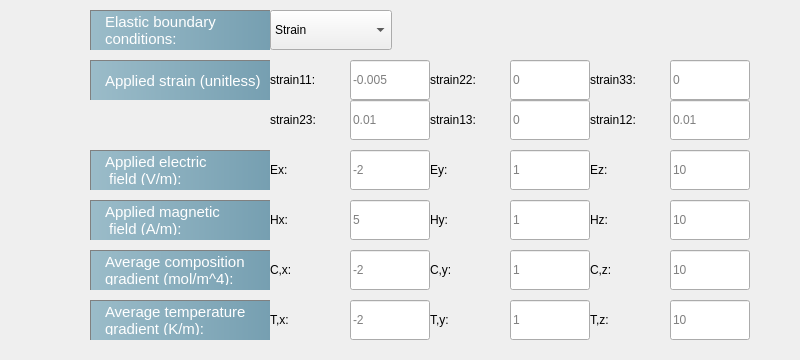
      <widget class="QWidget" name="Appliedfield" native="true">
       <property name="geometry">
        <rect>
         <x>0</x>
         <y>310</y>
         <width>800</width>
         <height>360</height>
        </rect>
       </property>
       <property name="minimumSize">
        <size>
         <width>800</width>
         <height>360</height>
        </size>
       </property>
       <property name="maximumSize">
        <size>
         <width>800</width>
         <height>360</height>
        </size>
       </property>
       <property name="styleSheet">
        <string notr="true"/>
       </property>
       <widget class="QLineEdit" name="tz_LE">
        <property name="geometry">
         <rect>
          <x>670</x>
          <y>300</y>
          <width>80</width>
          <height>40</height>
         </rect>
        </property>
        <property name="minimumSize">
         <size>
          <width>80</width>
          <height>40</height>
         </size>
        </property>
        <property name="maximumSize">
         <size>
          <width>80</width>
          <height>40</height>
         </size>
        </property>
        <property name="placeholderText">
         <string>10</string>
        </property>
       </widget>
       <widget class="QLineEdit" name="cx_LE">
        <property name="geometry">
         <rect>
          <x>350</x>
          <y>250</y>
          <width>80</width>
          <height>40</height>
         </rect>
        </property>
        <property name="minimumSize">
         <size>
          <width>80</width>
          <height>40</height>
         </size>
        </property>
        <property name="maximumSize">
         <size>
          <width>80</width>
          <height>40</height>
         </size>
        </property>
        <property name="placeholderText">
         <string>-2</string>
        </property>
       </widget>
       <widget class="QLineEdit" name="ty_LE">
        <property name="geometry">
         <rect>
          <x>510</x>
          <y>300</y>
          <width>80</width>
          <height>40</height>
         </rect>
        </property>
        <property name="minimumSize">
         <size>
          <width>80</width>
          <height>40</height>
         </size>
        </property>
        <property name="maximumSize">
         <size>
          <width>80</width>
          <height>40</height>
         </size>
        </property>
        <property name="placeholderText">
         <string>1</string>
        </property>
       </widget>
       <widget class="QLabel" name="label_25">
        <property name="geometry">
         <rect>
          <x>270</x>
          <y>150</y>
          <width>80</width>
          <height>40</height>
         </rect>
        </property>
        <property name="minimumSize">
         <size>
          <width>80</width>
          <height>40</height>
         </size>
        </property>
        <property name="maximumSize">
         <size>
          <width>80</width>
          <height>40</height>
         </size>
        </property>
        <property name="text">
         <string>Ex:</string>
        </property>
       </widget>
       <widget class="QLineEdit" name="tx_LE">
        <property name="geometry">
         <rect>
          <x>350</x>
          <y>300</y>
          <width>80</width>
          <height>40</height>
         </rect>
        </property>
        <property name="minimumSize">
         <size>
          <width>80</width>
          <height>40</height>
         </size>
        </property>
        <property name="maximumSize">
         <size>
          <width>80</width>
          <height>40</height>
         </size>
        </property>
        <property name="placeholderText">
         <string>-2</string>
        </property>
       </widget>
       <widget class="QLabel" name="label_28">
        <property name="geometry">
         <rect>
          <x>270</x>
          <y>200</y>
          <width>80</width>
          <height>40</height>
         </rect>
        </property>
        <property name="minimumSize">
         <size>
          <width>80</width>
          <height>40</height>
         </size>
        </property>
        <property name="maximumSize">
         <size>
          <width>80</width>
          <height>40</height>
         </size>
        </property>
        <property name="text">
         <string>Hx:</string>
        </property>
       </widget>
       <widget class="QLabel" name="label_26">
        <property name="geometry">
         <rect>
          <x>430</x>
          <y>150</y>
          <width>80</width>
          <height>40</height>
         </rect>
        </property>
        <property name="minimumSize">
         <size>
          <width>80</width>
          <height>40</height>
         </size>
        </property>
        <property name="maximumSize">
         <size>
          <width>80</width>
          <height>40</height>
         </size>
        </property>
        <property name="text">
         <string>Ey:</string>
        </property>
       </widget>
       <widget class="QLabel" name="label_27">
        <property name="geometry">
         <rect>
          <x>590</x>
          <y>150</y>
          <width>80</width>
          <height>40</height>
         </rect>
        </property>
        <property name="minimumSize">
         <size>
          <width>80</width>
          <height>40</height>
         </size>
        </property>
        <property name="maximumSize">
         <size>
          <width>80</width>
          <height>40</height>
         </size>
        </property>
        <property name="text">
         <string>Ez:</string>
        </property>
       </widget>
       <widget class="QLabel" name="label_30">
        <property name="geometry">
         <rect>
          <x>590</x>
          <y>200</y>
          <width>80</width>
          <height>40</height>
         </rect>
        </property>
        <property name="minimumSize">
         <size>
          <width>80</width>
          <height>40</height>
         </size>
        </property>
        <property name="maximumSize">
         <size>
          <width>80</width>
          <height>40</height>
         </size>
        </property>
        <property name="text">
         <string>Hz:</string>
        </property>
       </widget>
       <widget class="QLabel" name="label_29">
        <property name="geometry">
         <rect>
          <x>430</x>
          <y>200</y>
          <width>80</width>
          <height>40</height>
         </rect>
        </property>
        <property name="minimumSize">
         <size>
          <width>80</width>
          <height>40</height>
         </size>
        </property>
        <property name="maximumSize">
         <size>
          <width>80</width>
          <height>40</height>
         </size>
        </property>
        <property name="text">
         <string>Hy:</string>
        </property>
       </widget>
       <widget class="QLabel" name="label_31">
        <property name="geometry">
         <rect>
          <x>270</x>
          <y>250</y>
          <width>80</width>
          <height>40</height>
         </rect>
        </property>
        <property name="minimumSize">
         <size>
          <width>80</width>
          <height>40</height>
         </size>
        </property>
        <property name="maximumSize">
         <size>
          <width>80</width>
          <height>40</height>
         </size>
        </property>
        <property name="text">
         <string>C,x:</string>
        </property>
       </widget>
       <widget class="QLabel" name="label_32">
        <property name="geometry">
         <rect>
          <x>430</x>
          <y>250</y>
          <width>80</width>
          <height>40</height>
         </rect>
        </property>
        <property name="minimumSize">
         <size>
          <width>80</width>
          <height>40</height>
         </size>
        </property>
        <property name="maximumSize">
         <size>
          <width>80</width>
          <height>40</height>
         </size>
        </property>
        <property name="text">
         <string>C,y:</string>
        </property>
       </widget>
       <widget class="QLabel" name="label_35">
        <property name="geometry">
         <rect>
          <x>430</x>
          <y>300</y>
          <width>80</width>
          <height>40</height>
         </rect>
        </property>
        <property name="minimumSize">
         <size>
          <width>80</width>
          <height>40</height>
         </size>
        </property>
        <property name="maximumSize">
         <size>
          <width>80</width>
          <height>40</height>
         </size>
        </property>
        <property name="text">
         <string>T,y:</string>
        </property>
       </widget>
       <widget class="QLabel" name="label_34">
        <property name="geometry">
         <rect>
          <x>270</x>
          <y>300</y>
          <width>80</width>
          <height>40</height>
         </rect>
        </property>
        <property name="minimumSize">
         <size>
          <width>80</width>
          <height>40</height>
         </size>
        </property>
        <property name="maximumSize">
         <size>
          <width>80</width>
          <height>40</height>
         </size>
        </property>
        <property name="text">
         <string>T,x:</string>
        </property>
       </widget>
       <widget class="QLabel" name="label_33">
        <property name="geometry">
         <rect>
          <x>590</x>
          <y>250</y>
          <width>80</width>
          <height>40</height>
         </rect>
        </property>
        <property name="minimumSize">
         <size>
          <width>80</width>
          <height>40</height>
         </size>
        </property>
        <property name="maximumSize">
         <size>
          <width>80</width>
          <height>40</height>
         </size>
        </property>
        <property name="text">
         <string>C,z:</string>
        </property>
       </widget>
       <widget class="QLabel" name="label_36">
        <property name="geometry">
         <rect>
          <x>590</x>
          <y>300</y>
          <width>80</width>
          <height>40</height>
         </rect>
        </property>
        <property name="minimumSize">
         <size>
          <width>80</width>
          <height>40</height>
         </size>
        </property>
        <property name="maximumSize">
         <size>
          <width>80</width>
          <height>40</height>
         </size>
        </property>
        <property name="text">
         <string>T,z:</string>
        </property>
       </widget>
       <widget class="QLineEdit" name="hy_LE">
        <property name="geometry">
         <rect>
          <x>510</x>
          <y>200</y>
          <width>80</width>
          <height>40</height>
         </rect>
        </property>
        <property name="minimumSize">
         <size>
          <width>80</width>
          <height>40</height>
         </size>
        </property>
        <property name="maximumSize">
         <size>
          <width>80</width>
          <height>40</height>
         </size>
        </property>
        <property name="placeholderText">
         <string>1</string>
        </property>
       </widget>
       <widget class="QLineEdit" name="hx_LE">
        <property name="geometry">
         <rect>
          <x>350</x>
          <y>200</y>
          <width>80</width>
          <height>40</height>
         </rect>
        </property>
        <property name="minimumSize">
         <size>
          <width>80</width>
          <height>40</height>
         </size>
        </property>
        <property name="maximumSize">
         <size>
          <width>80</width>
          <height>40</height>
         </size>
        </property>
        <property name="placeholderText">
         <string>5</string>
        </property>
       </widget>
       <widget class="QLineEdit" name="cy_LE">
        <property name="geometry">
         <rect>
          <x>510</x>
          <y>250</y>
          <width>80</width>
          <height>40</height>
         </rect>
        </property>
        <property name="minimumSize">
         <size>
          <width>80</width>
          <height>40</height>
         </size>
        </property>
        <property name="maximumSize">
         <size>
          <width>80</width>
          <height>40</height>
         </size>
        </property>
        <property name="placeholderText">
         <string>1</string>
        </property>
       </widget>
       <widget class="QLineEdit" name="cz_LE">
        <property name="geometry">
         <rect>
          <x>670</x>
          <y>250</y>
          <width>80</width>
          <height>40</height>
         </rect>
        </property>
        <property name="minimumSize">
         <size>
          <width>80</width>
          <height>40</height>
         </size>
        </property>
        <property name="maximumSize">
         <size>
          <width>80</width>
          <height>40</height>
         </size>
        </property>
        <property name="placeholderText">
         <string>10</string>
        </property>
       </widget>
       <widget class="QLabel" name="label_8">
        <property name="geometry">
         <rect>
          <x>90</x>
          <y>200</y>
          <width>180</width>
          <height>40</height>
         </rect>
        </property>
        <property name="minimumSize">
         <size>
          <width>180</width>
          <height>40</height>
         </size>
        </property>
        <property name="maximumSize">
         <size>
          <width>180</width>
          <height>40</height>
         </size>
        </property>
        <property name="font">
         <font>
          <family>Arial</family>
          <pointsize>11</pointsize>
          <weight>50</weight>
          <italic>false</italic>
          <bold>false</bold>
         </font>
        </property>
        <property name="styleSheet">
         <string notr="true">QLabel{
	background-color: qlineargradient(spread:pad, x1:0, y1:0, x2:1, y2:0, stop:0 rgba(155, 188, 201, 255), stop:1 rgba(118, 159, 177, 255))	;
	padding:5px 10px;
	color:white;
border-left: 1px solid gray;
border-top:1px solid gray;
qproperty-alignment: AlignCenter;

width:180px;
height:40px;
}

</string>
        </property>
        <property name="text">
         <string>Applied magnetic
 field (A/m):</string>
        </property>
       </widget>
       <widget class="QLineEdit" name="s33_LE">
        <property name="geometry">
         <rect>
          <x>670</x>
          <y>60</y>
          <width>80</width>
          <height>40</height>
         </rect>
        </property>
        <property name="minimumSize">
         <size>
          <width>80</width>
          <height>40</height>
         </size>
        </property>
        <property name="maximumSize">
         <size>
          <width>80</width>
          <height>40</height>
         </size>
        </property>
        <property name="placeholderText">
         <string>0</string>
        </property>
       </widget>
       <widget class="QLabel" name="appliedS">
        <property name="geometry">
         <rect>
          <x>90</x>
          <y>60</y>
          <width>180</width>
          <height>40</height>
         </rect>
        </property>
        <property name="minimumSize">
         <size>
          <width>180</width>
          <height>40</height>
         </size>
        </property>
        <property name="maximumSize">
         <size>
          <width>180</width>
          <height>40</height>
         </size>
        </property>
        <property name="font">
         <font>
          <family>Arial</family>
          <pointsize>11</pointsize>
          <weight>50</weight>
          <italic>false</italic>
          <bold>false</bold>
         </font>
        </property>
        <property name="styleSheet">
         <string notr="true">QLabel{
	background-color: qlineargradient(spread:pad, x1:0, y1:0, x2:1, y2:0, stop:0 rgba(155, 188, 201, 255), stop:1 rgba(118, 159, 177, 255))	;
	padding:5px 10px;
	color:white;
border-left: 1px solid gray;
border-top:1px solid gray;
qproperty-alignment: AlignCenter;

width:180px;
height:40px;
}

</string>
        </property>
        <property name="text">
         <string>Applied strain (unitless): </string>
        </property>
       </widget>
       <widget class="QLabel" name="label_13">
        <property name="geometry">
         <rect>
          <x>90</x>
          <y>250</y>
          <width>180</width>
          <height>40</height>
         </rect>
        </property>
        <property name="minimumSize">
         <size>
          <width>180</width>
          <height>40</height>
         </size>
        </property>
        <property name="maximumSize">
         <size>
          <width>180</width>
          <height>40</height>
         </size>
        </property>
        <property name="font">
         <font>
          <family>Arial</family>
          <pointsize>11</pointsize>
          <weight>50</weight>
          <italic>false</italic>
          <bold>false</bold>
         </font>
        </property>
        <property name="styleSheet">
         <string notr="true">QLabel{
	background-color: qlineargradient(spread:pad, x1:0, y1:0, x2:1, y2:0, stop:0 rgba(155, 188, 201, 255), stop:1 rgba(118, 159, 177, 255))	;
	padding:5px 10px;
	color:white;
border-left: 1px solid gray;
border-top:1px solid gray;
qproperty-alignment: AlignCenter;

width:180px;
height:40px;
}

</string>
        </property>
        <property name="text">
         <string>Average composition 
gradient (mol/m^4):</string>
        </property>
       </widget>
       <widget class="QComboBox" name="elasticBCcombo">
        <property name="geometry">
         <rect>
          <x>270</x>
          <y>10</y>
          <width>122</width>
          <height>40</height>
         </rect>
        </property>
        <item>
         <property name="text">
          <string>Strain</string>
         </property>
        </item>
        <item>
         <property name="text">
          <string>Stress</string>
         </property>
        </item>
       </widget>
       <widget class="QLineEdit" name="s11_LE">
        <property name="geometry">
         <rect>
          <x>350</x>
          <y>60</y>
          <width>80</width>
          <height>40</height>
         </rect>
        </property>
        <property name="minimumSize">
         <size>
          <width>80</width>
          <height>40</height>
         </size>
        </property>
        <property name="maximumSize">
         <size>
          <width>80</width>
          <height>40</height>
         </size>
        </property>
        <property name="placeholderText">
         <string>-0.005</string>
        </property>
       </widget>
       <widget class="QLineEdit" name="s23_LE">
        <property name="geometry">
         <rect>
          <x>350</x>
          <y>100</y>
          <width>80</width>
          <height>40</height>
         </rect>
        </property>
        <property name="minimumSize">
         <size>
          <width>80</width>
          <height>40</height>
         </size>
        </property>
        <property name="maximumSize">
         <size>
          <width>80</width>
          <height>40</height>
         </size>
        </property>
        <property name="placeholderText">
         <string>0.01</string>
        </property>
       </widget>
       <widget class="QLineEdit" name="s13_LE">
        <property name="geometry">
         <rect>
          <x>510</x>
          <y>100</y>
          <width>80</width>
          <height>40</height>
         </rect>
        </property>
        <property name="minimumSize">
         <size>
          <width>80</width>
          <height>40</height>
         </size>
        </property>
        <property name="maximumSize">
         <size>
          <width>80</width>
          <height>40</height>
         </size>
        </property>
        <property name="placeholderText">
         <string>0</string>
        </property>
       </widget>
       <widget class="QLabel" name="s11">
        <property name="geometry">
         <rect>
          <x>270</x>
          <y>60</y>
          <width>80</width>
          <height>40</height>
         </rect>
        </property>
        <property name="minimumSize">
         <size>
          <width>80</width>
          <height>40</height>
         </size>
        </property>
        <property name="maximumSize">
         <size>
          <width>80</width>
          <height>40</height>
         </size>
        </property>
        <property name="text">
         <string>strain11:</string>
        </property>
       </widget>
       <widget class="QLabel" name="s23">
        <property name="geometry">
         <rect>
          <x>270</x>
          <y>100</y>
          <width>80</width>
          <height>40</height>
         </rect>
        </property>
        <property name="minimumSize">
         <size>
          <width>80</width>
          <height>40</height>
         </size>
        </property>
        <property name="maximumSize">
         <size>
          <width>80</width>
          <height>40</height>
         </size>
        </property>
        <property name="text">
         <string>strain23:</string>
        </property>
       </widget>
       <widget class="QLineEdit" name="s12_LE">
        <property name="geometry">
         <rect>
          <x>670</x>
          <y>100</y>
          <width>80</width>
          <height>40</height>
         </rect>
        </property>
        <property name="minimumSize">
         <size>
          <width>80</width>
          <height>40</height>
         </size>
        </property>
        <property name="maximumSize">
         <size>
          <width>80</width>
          <height>40</height>
         </size>
        </property>
        <property name="placeholderText">
         <string>0.01</string>
        </property>
       </widget>
       <widget class="QLineEdit" name="s22_LE">
        <property name="geometry">
         <rect>
          <x>510</x>
          <y>60</y>
          <width>80</width>
          <height>40</height>
         </rect>
        </property>
        <property name="minimumSize">
         <size>
          <width>80</width>
          <height>40</height>
         </size>
        </property>
        <property name="maximumSize">
         <size>
          <width>80</width>
          <height>40</height>
         </size>
        </property>
        <property name="placeholderText">
         <string>0</string>
        </property>
       </widget>
       <widget class="QLabel" name="s13">
        <property name="geometry">
         <rect>
          <x>430</x>
          <y>100</y>
          <width>80</width>
          <height>40</height>
         </rect>
        </property>
        <property name="minimumSize">
         <size>
          <width>80</width>
          <height>40</height>
         </size>
        </property>
        <property name="maximumSize">
         <size>
          <width>80</width>
          <height>40</height>
         </size>
        </property>
        <property name="text">
         <string>strain13:</string>
        </property>
       </widget>
       <widget class="QLabel" name="s33">
        <property name="geometry">
         <rect>
          <x>590</x>
          <y>60</y>
          <width>80</width>
          <height>40</height>
         </rect>
        </property>
        <property name="minimumSize">
         <size>
          <width>80</width>
          <height>40</height>
         </size>
        </property>
        <property name="maximumSize">
         <size>
          <width>80</width>
          <height>40</height>
         </size>
        </property>
        <property name="text">
         <string>strain33:</string>
        </property>
       </widget>
       <widget class="QLabel" name="s22">
        <property name="geometry">
         <rect>
          <x>430</x>
          <y>60</y>
          <width>80</width>
          <height>40</height>
         </rect>
        </property>
        <property name="minimumSize">
         <size>
          <width>80</width>
          <height>40</height>
         </size>
        </property>
        <property name="maximumSize">
         <size>
          <width>80</width>
          <height>40</height>
         </size>
        </property>
        <property name="text">
         <string>strain22:</string>
        </property>
       </widget>
       <widget class="QLabel" name="s12">
        <property name="geometry">
         <rect>
          <x>590</x>
          <y>100</y>
          <width>80</width>
          <height>40</height>
         </rect>
        </property>
        <property name="minimumSize">
         <size>
          <width>80</width>
          <height>40</height>
         </size>
        </property>
        <property name="maximumSize">
         <size>
          <width>80</width>
          <height>40</height>
         </size>
        </property>
        <property name="text">
         <string>strain12:</string>
        </property>
       </widget>
       <widget class="QLineEdit" name="ey_LE">
        <property name="geometry">
         <rect>
          <x>510</x>
          <y>150</y>
          <width>80</width>
          <height>40</height>
         </rect>
        </property>
        <property name="minimumSize">
         <size>
          <width>80</width>
          <height>40</height>
         </size>
        </property>
        <property name="maximumSize">
         <size>
          <width>80</width>
          <height>40</height>
         </size>
        </property>
        <property name="placeholderText">
         <string>1</string>
        </property>
       </widget>
       <widget class="QLineEdit" name="ez_LE">
        <property name="geometry">
         <rect>
          <x>670</x>
          <y>150</y>
          <width>80</width>
          <height>40</height>
         </rect>
        </property>
        <property name="minimumSize">
         <size>
          <width>80</width>
          <height>40</height>
         </size>
        </property>
        <property name="maximumSize">
         <size>
          <width>80</width>
          <height>40</height>
         </size>
        </property>
        <property name="placeholderText">
         <string>10</string>
        </property>
       </widget>
       <widget class="QLineEdit" name="hz_LE">
        <property name="geometry">
         <rect>
          <x>670</x>
          <y>200</y>
          <width>80</width>
          <height>40</height>
         </rect>
        </property>
        <property name="minimumSize">
         <size>
          <width>80</width>
          <height>40</height>
         </size>
        </property>
        <property name="maximumSize">
         <size>
          <width>80</width>
          <height>40</height>
         </size>
        </property>
        <property name="placeholderText">
         <string>10</string>
        </property>
       </widget>
       <widget class="QLineEdit" name="ex_LE">
        <property name="geometry">
         <rect>
          <x>350</x>
          <y>150</y>
          <width>80</width>
          <height>40</height>
         </rect>
        </property>
        <property name="minimumSize">
         <size>
          <width>80</width>
          <height>40</height>
         </size>
        </property>
        <property name="maximumSize">
         <size>
          <width>80</width>
          <height>40</height>
         </size>
        </property>
        <property name="placeholderText">
         <string>-2</string>
        </property>
       </widget>
       <widget class="QLabel" name="label">
        <property name="geometry">
         <rect>
          <x>90</x>
          <y>10</y>
          <width>180</width>
          <height>40</height>
         </rect>
        </property>
        <property name="minimumSize">
         <size>
          <width>180</width>
          <height>40</height>
         </size>
        </property>
        <property name="maximumSize">
         <size>
          <width>180</width>
          <height>40</height>
         </size>
        </property>
        <property name="font">
         <font>
          <family>Arial</family>
          <pointsize>11</pointsize>
          <weight>50</weight>
          <italic>false</italic>
          <bold>false</bold>
         </font>
        </property>
        <property name="styleSheet">
         <string notr="true">QLabel{
	background-color: qlineargradient(spread:pad, x1:0, y1:0, x2:1, y2:0, stop:0 rgba(155, 188, 201, 255), stop:1 rgba(118, 159, 177, 255))	;
	padding:5px 10px;
	color:white;
border-left: 1px solid gray;
border-top:1px solid gray;
qproperty-alignment: AlignCenter;

width:180px;
height:40px;
}

</string>
        </property>
        <property name="text">
         <string>Elastic boundary 
conditions:</string>
        </property>
       </widget>
       <widget class="QLabel" name="label_15">
        <property name="geometry">
         <rect>
          <x>90</x>
          <y>300</y>
          <width>180</width>
          <height>40</height>
         </rect>
        </property>
        <property name="minimumSize">
         <size>
          <width>180</width>
          <height>40</height>
         </size>
        </property>
        <property name="maximumSize">
         <size>
          <width>180</width>
          <height>35</height>
         </size>
        </property>
        <property name="font">
         <font>
          <family>Arial</family>
          <pointsize>11</pointsize>
          <weight>50</weight>
          <italic>false</italic>
          <bold>false</bold>
         </font>
        </property>
        <property name="styleSheet">
         <string notr="true">QLabel{
	background-color: qlineargradient(spread:pad, x1:0, y1:0, x2:1, y2:0, stop:0 rgba(155, 188, 201, 255), stop:1 rgba(118, 159, 177, 255))	;
	padding:5px 10px;
	color:white;
border-left: 1px solid gray;
border-top:1px solid gray;
qproperty-alignment: AlignCenter;

width:180px;
height:40px;
}

</string>
        </property>
        <property name="text">
         <string>Average temperature 
gradient (K/m):</string>
        </property>
       </widget>
       <widget class="QLabel" name="label_7">
        <property name="geometry">
         <rect>
          <x>90</x>
          <y>150</y>
          <width>180</width>
          <height>40</height>
         </rect>
        </property>
        <property name="minimumSize">
         <size>
          <width>180</width>
          <height>40</height>
         </size>
        </property>
        <property name="maximumSize">
         <size>
          <width>180</width>
          <height>40</height>
         </size>
        </property>
        <property name="font">
         <font>
          <family>Arial</family>
          <pointsize>11</pointsize>
          <weight>50</weight>
          <italic>false</italic>
          <bold>false</bold>
         </font>
        </property>
        <property name="styleSheet">
         <string notr="true">QLabel{
	background-color: qlineargradient(spread:pad, x1:0, y1:0, x2:1, y2:0, stop:0 rgba(155, 188, 201, 255), stop:1 rgba(118, 159, 177, 255))	;
	padding:5px 10px;
	color:white;
border-left: 1px solid gray;
border-top:1px solid gray;
qproperty-alignment: AlignCenter;

width:180px;
height:40px;
}

</string>
        </property>
        <property name="text">
         <string>Applied electric 
 field (V/m): </string>
        </property>
       </widget>
      </widget>
